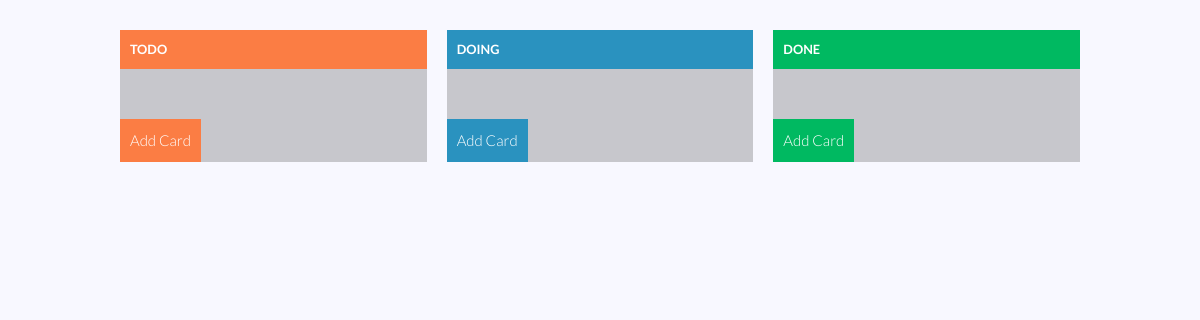
The app's page /trello/trello_home.php (signed in), older data.
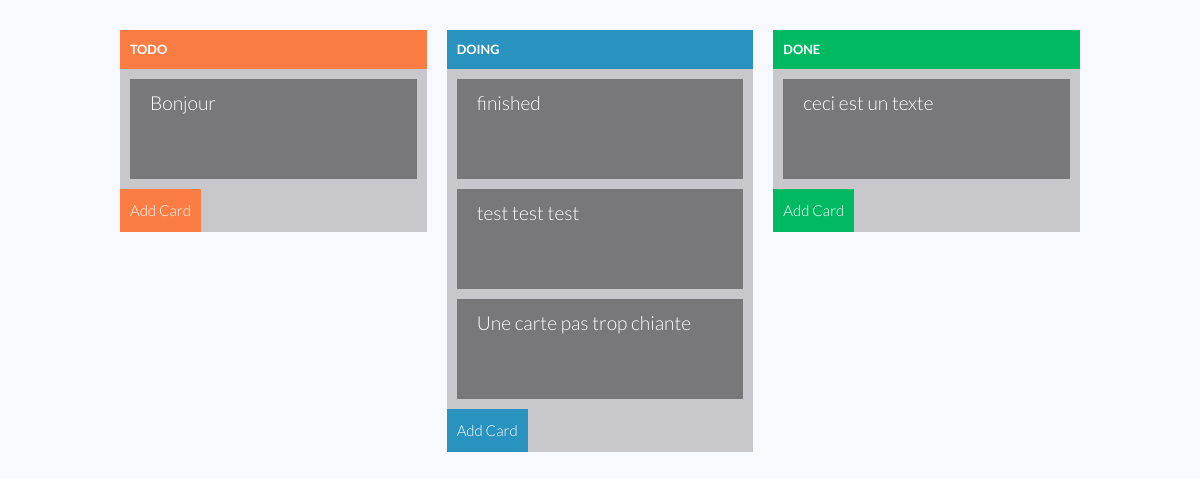
The same page, newer data.
### tables this page shows
CREATE TABLE IF NOT EXISTS `todo` (
  `id` int(11) NOT NULL AUTO_INCREMENT,
  `id_user` int(11) NOT NULL,
  `state` varchar(50) NOT NULL,
  `text` text NOT NULL,
  `id_team` varchar(50) NOT NULL,
  PRIMARY KEY (`id`)
);

### classes/DBConnector.php (called while the page is built)
<?php
class DBConnector
{
    public static function getConnection(){
        $bdd = new PDO('mysql:host=localhost:3306;dbname=mytodolist','root','');
        $bdd->setAttribute(PDO::ATTR_ERRMODE, PDO::ERRMODE_WARNING);
        return $bdd;
    }
}

### classes/TodoManager.php (called while the page is built, shortened)
<?php
class TodoManager
{
    private $bdd;
    public function __construct()
    {
        $this->bdd = DBConnector::getConnection();
    }
    public function getAll()
    {
        $sql = 'SELECT * FROM todo';
        $req = $this->bdd->prepare($sql);
        $req->execute();
        if ($req->rowCount() == 0) {
            return false;
        }
        $todos = [];
        foreach ($req->fetchAll(PDO::FETCH_ASSOC) as $todo) {
            $todos[] = new Todo($todo['id'], $todo['id_user'], $todo['id_team'], $todo['state'], $todo['text']);
        }
        return $todos;
    }
}

### classes/Todo.php (called while the page is built, shortened)
<?php
class Todo
{
    public function setState($state)
    {
        $this->state = $state;
    }
    public function setText($text)
    {
        $this->text = $text;
    }
}

### trello/trello_home.php (the view, shortened to what this page needs)
<?php
$todoManager = new TodoManager();
$todos = $todoManager->getAll();
?>
<!DOCTYPE html>
<html lang="en">
<head>
    <link rel="stylesheet" href="../assets/css/resgister.css">
    <link rel="stylesheet" href="../assets/css/trello.css">
</head>
<body>
    <form method="post" action="../treatment/updateTodo.php" class="drag-container" id="dragContainer">
        <ul class="drag-list">
            <li class="drag-column drag-column-on-hold">
                <span class="drag-column-header">
                    <h2>Todo</h2>
                </span>
                <ul class="drag-inner-list" id="1" data-status="todo">
                    <?php foreach ($todos as $todo) :;
                        if ($todo->state == 'todo') : ?>
                            <li class="drag-item">
                                <span>
                                    <?= $todo->text ?>
                                </span>
                            </li>
                    <?php endif;
                    endforeach; ?>
                </ul>
                <div>
                    <button class="popin-toggle btn" name="add_todo">Add Card</button>
                </div>
            </li>
            <li class="drag-column drag-column-in-progress">
                <span class="drag-column-header">
                    <h2>Doing</h2>
                </span>
                <ul class="drag-inner-list" id="2" data-status="doing">
                    <?php foreach ($todos as $todo) :;
                        if ($todo->state == 'doing') : ?>
                            <li class="drag-item">
                                <span>
                                    <?= $todo->text ?>
                                </span>
                            </li>
                    <?php endif;
                    endforeach; ?>
                </ul>
                <div>
                    <button class="popin-toggle btn" name="add_doing">Add Card</button>
                </div>
            </li>
            <li class="drag-column drag-column-approved">
                <span class="drag-column-header">
                    <h2>Done</h2>
                </span>
                <ul class="drag-inner-list" id="3" data-status="done">
                    <?php foreach ($todos as $todo) :;
                        if ($todo->state == 'done') : ?>
                            <li class="drag-item">
                                <span>
                                    <?= $todo->text ?>
                                </span>
                            </li>
                    <?php endif;
                    endforeach; ?>
                </ul>
                <div>
                    <button class="popin-toggle btn" name="add_done">Add Card</button>
                </div>
            </li>
        </ul>
    </form>
</body>
</html>

### assets/css/resgister.css (style rules this page uses)
* { margin: 0px; padding: 0px; }
body { font-size: 120%; background: #F8F8FF; }
form, .content { width: 60%; margin: 0px auto; padding: 20px; border: 1px solid #B0C4DE; background: white; }
.btn { padding: 10px; font-size: 15px; color: white; background: #ad45e9; border: none; }

### assets/css/trello.css (style rules this page uses)
* { box-sizing: border-box; font-family: "Lato", sans-serif; font-weight: 300; line-height: 1.5; }
body { font-family: "Lato", sans-serif; font-weight: 300; line-height: 1.5; -webkit-font-smoothing: antialiased; }
ul { list-style-type: none; margin: 0; padding: 0; }
.drag-container { max-width: 1000px; margin: 20px auto; }
.drag-list { display: flex; align-items: flex-start; color: white; }
.drag-column { flex: 1; margin: 0 10px; position: relative; background: rgba(0, 0, 0, 0.2); overflow: hidden; }
.drag-column h2 { font-size: 0.8rem; margin: 0; text-transform: uppercase; font-weight: 600; }
.drag-column-on-hold .drag-column-header, .drag-column-on-hold .is-moved, .drag-column-on-hold .drag-options { background: #fb7d44; }
.drag-column-in-progress .drag-column-header, .drag-column-in-progress .is-moved, .drag-column-in-progress .drag-options { background: #2a92bf; }
.drag-column-approved .drag-column-header, .drag-column-approved .is-moved, .drag-column-approved .drag-options { background: #00b961; }
.drag-column-header { display: flex; align-items: center; justify-content: space-between; padding: 10px; }
.drag-inner-list { min-height: 50px; }
.drag-item { padding: 10px 20px; margin: 10px; height: 100px; background: rgba(0, 0, 0, 0.4); transition: all 0.3s cubic-bezier(0.23, 1, 0.32, 1); }

### trello/trello_home.php (style rules this page uses)
button[name=add_todo] { background: #fb7d44; }
button[name=add_doing] { background: #2a92bf; }
button[name=add_done] { background: #00b961; }
form, .content { width: 100%; margin: 0px auto; padding: 10px; border: none; background: none; }

Row changes from the older to the newer data that the page shows:
added todo: text "Bonjour", shown under "TODO"
added todo: text "finished", shown under "DOING"
added todo: text "test test test", shown under "DOING"
added todo: text "Une carte pas trop chiante", shown under "DOING"
added todo: text "ceci est un texte", shown under "DONE"
